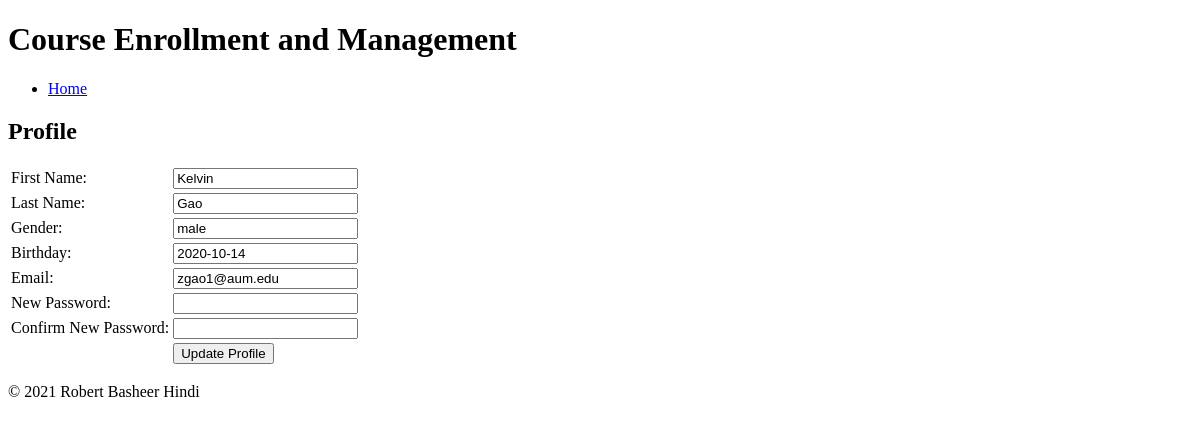
Page /Project/instructor_personal_info_controller/index.php?action=profile (signed in) on the committed database.
### tables this page shows
CREATE TABLE instructors (
    instructorID int NOT NULL AUTO_INCREMENT,
    fname varchar(50) NOT NULL,
    lname varchar(50) NOT NULL,
    gender varchar(10) NOT NULL,    
    email varchar(50) NOT NULL UNIQUE,
    password varchar(50) NOT NULL,
    PRIMARY KEY (instructorID)
);

CREATE TABLE instructor_birthdays (
    instructorID int NOT NULL,
    birthday date NOT NULL,
    PRIMARY KEY (instructorID)
);

### Project/model/instructor_db.php (called while the page is built, shortened)
<?php
function get_instructor($email) {
    global $db;
    $query = 'SELECT * FROM instructors WHERE email = :email';
    $statement = $db->prepare($query);
    $statement->bindValue(':email', $email);
    $statement->execute();
    $instructor = $statement->fetch();
    return $instructor;
}
function get_birthday($instructor_id){
    global $db;
    $query = 'SELECT * FROM instructor_birthdays WHERE instructorID = :instructorID';
    $statement = $db->prepare($query);
    $statement->bindValue(':instructorID', $instructor_id);
    $statement->execute();
    $bday = $statement->fetch();
    return $bday;
}

### Project/instructor_personal_info_controller/profile.php (the view, shortened to what this page needs)
<?php
include '../view/header.php';
?>
<main>
    <h2>Profile</h2>
    <table>
        <form action="." method="post" id="aligned">
           <tr>
               <td><label>First Name:</label></td>
               <td><input type="text" name="fname"
                          value="<?php echo htmlspecialchars($instructor['fname']); ?>"><br></td>
           </tr>
           <tr>
               <td><label>Last Name:</label></td>
               <td><input type="text" name="lname"
                       value="<?php echo htmlspecialchars($instructor['lname']); ?>"><br></td>
           </tr>
           <tr>
               <td><label>Gender:</label></td>
               <td><input type="text" name="gender"
                           value="<?php echo htmlspecialchars($instructor['gender']); ?>"><br></td>
           </tr>
            <tr>
               <td><label>Birthday:</label></td>
               <td><input type="text" name="birthday"
                           value="<?php echo htmlspecialchars($bday['birthday']); ?>"><br></td>
           </tr>
           <tr>
               <td><label>Email:</label></td>
               <td><input type="text" name="email"
                       value="<?php echo htmlspecialchars($instructor['email']); ?>"><br></td>
           </tr>
           <tr>
               <td><label>New Password:</label></td>
               <td><input type="password" name="npassword" ><br></td>
           </tr>
           <tr>
               <td><label>Confirm New Password:</label></td>
               <td><input type="password" name="cpassword" ><br></td>
           </tr>
           <tr>
               <td></td>
               <td><input type="submit" value="Update Profile"><br></td>
           </tr>
       </form>
    </table>
</main>
<?php include '../view/footer.php'; ?>

### rows in the picture
instructors: fname "Kelvin", lname "Gao", gender "male", email "zgao1@aum.edu"
instructor_birthdays: birthday "2020-10-14"
